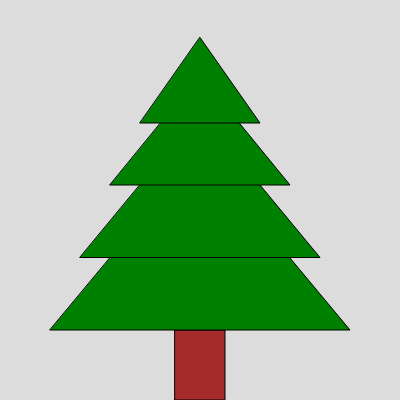
Frame 1 (no input)
Frame 60 (no input): identical to frame 1, image omitted
Frame 120 (the mouse pressed at the canvas centre since frame 60): identical to frame 1, image omitted

The p5.js sketch that drew this single still picture (run headless with seeded random() and noise() and a simulated clock; from frame 60 on, the mouse is pressed at the canvas centre):

// p5.js sketch
// ── sketch.js
let treeTrunk, træGran1, træGran2, træGran3, træGran4;

function setup() {
  createCanvas(400, 400);

  treeTrunk = new Trunks();
  træGran1 = new Gran();
  træGran1.y3 = 150;
  træGran2 = new Gran();
  træGran2.y3 = 150 - 37.5;
  træGran2.y1 = 330 - 72.5;
  træGran2.y2 = 330 - 72.5;
  træGran2.x1 = width / 2 - 120;
  træGran2.x2 = width / 2 + 120;
  træGran3 = new Gran();
  træGran3.y3 = 150 - 37.5 * 2;
  træGran3.y1 = 330 - 72.5 * 2;
  træGran3.y2 = 330 - 72.5 * 2;
  træGran3.x1 = width / 2 - 90;
  træGran3.x2 = width / 2 + 90;
  træGran4 = new Gran();
  træGran4.y3 = 150 - 37.5 * 3;
  træGran4.y1 = 330 - 69 * 3;
  træGran4.y2 = 330 - 69 * 3;
  træGran4.x1 = width / 2 - 60;
  træGran4.x2 = width / 2 + 60;
}

function draw() {
  background(220);
  treeTrunk.show();
  træGran1.show();
  træGran2.show();
  træGran3.show();
  træGran4.show();
}
class Trunks {
  constructor() {
    this.color1 = "brown";
    this.h = 70;
    this.w = 50;
    this.x = width / 2 - 50 / 2;
    this.y = 330;
  }
  show() {
    fill(this.color1);
    rect(this.x, this.y, this.w, this.h);
  }
  setColor1(c) {
    this.color1 = c;
  }
}
class Gran {
  constructor() {
    this.color2 = "Green";
    this.x1 = width / 2 - 150;
    this.y1 = 330;
    this.x2 = width / 2 + 150;
    this.y2 = 330;
    this.x3 = width / 2;
    this.y3 = 50;
  }
  show() {
    fill(this.color2);
    triangle(this.x1, this.y1, this.x2, this.y2, this.x3, this.y3);
  }
  setColor2(c) {
    this.color2 = c;
  }
}
